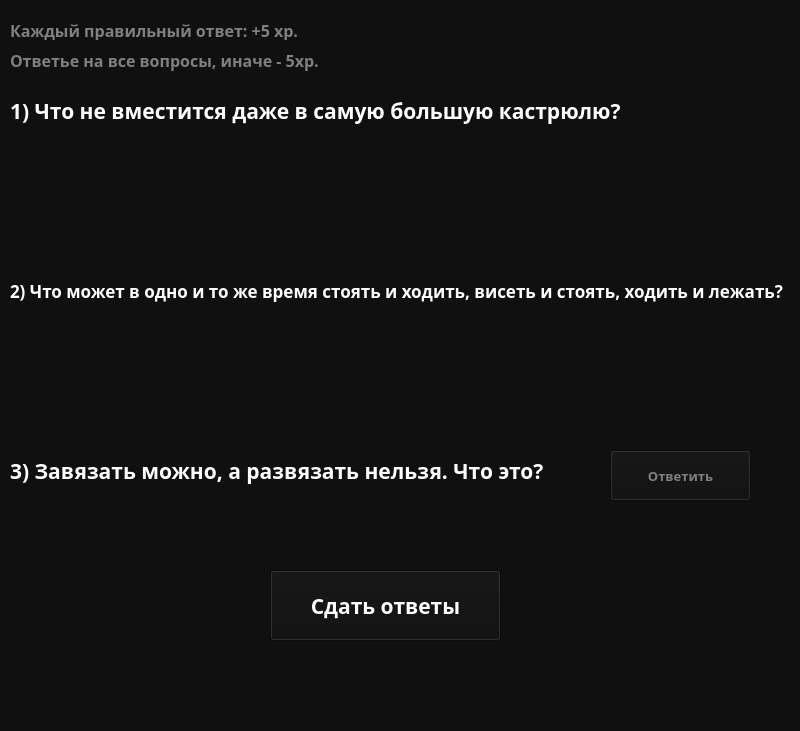
<?xml version="1.0" encoding="UTF-8"?>
<ui version="4.0">
 <class>MainWindow</class>
 <widget class="QMainWindow" name="MainWindow">
  <property name="geometry">
   <rect>
    <x>0</x>
    <y>0</y>
    <width>800</width>
    <height>731</height>
   </rect>
  </property>
  <property name="windowTitle">
   <string>MainWindow</string>
  </property>
  <property name="styleSheet">
   <string notr="true">QWidget {
	color: white;
	background-color: #101010;
	font-family: Rubik;
	font-size: 16pt;
	font-weight: 600;
}</string>
  </property>
  <widget class="QWidget" name="centralwidget">
   <widget class="QLabel" name="label">
    <property name="geometry">
     <rect>
      <x>10</x>
      <y>80</y>
      <width>641</width>
      <height>61</height>
     </rect>
    </property>
    <property name="text">
     <string>1) Что не вместится даже в самую большую кастрюлю?</string>
    </property>
   </widget>
   <widget class="QLabel" name="label_2">
    <property name="geometry">
     <rect>
      <x>10</x>
      <y>10</y>
      <width>781</width>
      <height>41</height>
     </rect>
    </property>
    <property name="styleSheet">
     <string notr="true">QWidget {
	color: grey;
	background-color: #101010;
	font-family: Rubik;
	font-size: 12pt;
	font-weight: 600;
}</string>
    </property>
    <property name="text">
     <string>Каждый правильный ответ: +5 xp.</string>
    </property>
   </widget>
   <widget class="QLabel" name="label_3">
    <property name="geometry">
     <rect>
      <x>10</x>
      <y>260</y>
      <width>791</width>
      <height>61</height>
     </rect>
    </property>
    <property name="styleSheet">
     <string notr="true">QWidget {
	color: white;
	background-color: #101010;
	font-family: Rubik;
	font-size: 13pt;
	font-weight: 600;
}</string>
    </property>
    <property name="text">
     <string>2) Что может в одно и то же время стоять и ходить, висеть и стоять, ходить и лежать?</string>
    </property>
   </widget>
   <widget class="QLabel" name="label_4">
    <property name="geometry">
     <rect>
      <x>10</x>
      <y>440</y>
      <width>561</width>
      <height>61</height>
     </rect>
    </property>
    <property name="text">
     <string>3) Завязать можно, а развязать нельзя. Что это?</string>
    </property>
   </widget>
   <widget class="QPushButton" name="answer_3">
    <property name="geometry">
     <rect>
      <x>610</x>
      <y>450</y>
      <width>141</width>
      <height>51</height>
     </rect>
    </property>
    <property name="styleSheet">
     <string notr="true">QWidget {
	color: grey;
	background-color: #101010;
	font-family: Rubik;
	font-size: 10pt;
	font-weight: 600;
}</string>
    </property>
    <property name="text">
     <string>Ответить</string>
    </property>
   </widget>
   <widget class="QPushButton" name="answer_full">
    <property name="geometry">
     <rect>
      <x>270</x>
      <y>570</y>
      <width>231</width>
      <height>71</height>
     </rect>
    </property>
    <property name="text">
     <string>Сдать ответы</string>
    </property>
   </widget>
   <widget class="QLabel" name="label_5">
    <property name="geometry">
     <rect>
      <x>10</x>
      <y>40</y>
      <width>781</width>
      <height>41</height>
     </rect>
    </property>
    <property name="styleSheet">
     <string notr="true">QWidget {
	color: grey;
	background-color: #101010;
	font-family: Rubik;
	font-size: 12pt;
	font-weight: 600;
}</string>
    </property>
    <property name="text">
     <string>Ответье на все вопросы, иначе - 5xp.</string>
    </property>
   </widget>
  </widget>
  <widget class="QMenuBar" name="menubar">
   <property name="geometry">
    <rect>
     <x>0</x>
     <y>0</y>
     <width>800</width>
     <height>31</height>
    </rect>
   </property>
  </widget>
  <widget class="QStatusBar" name="statusbar"/>
 </widget>
 <resources/>
 <connections/>
</ui>
